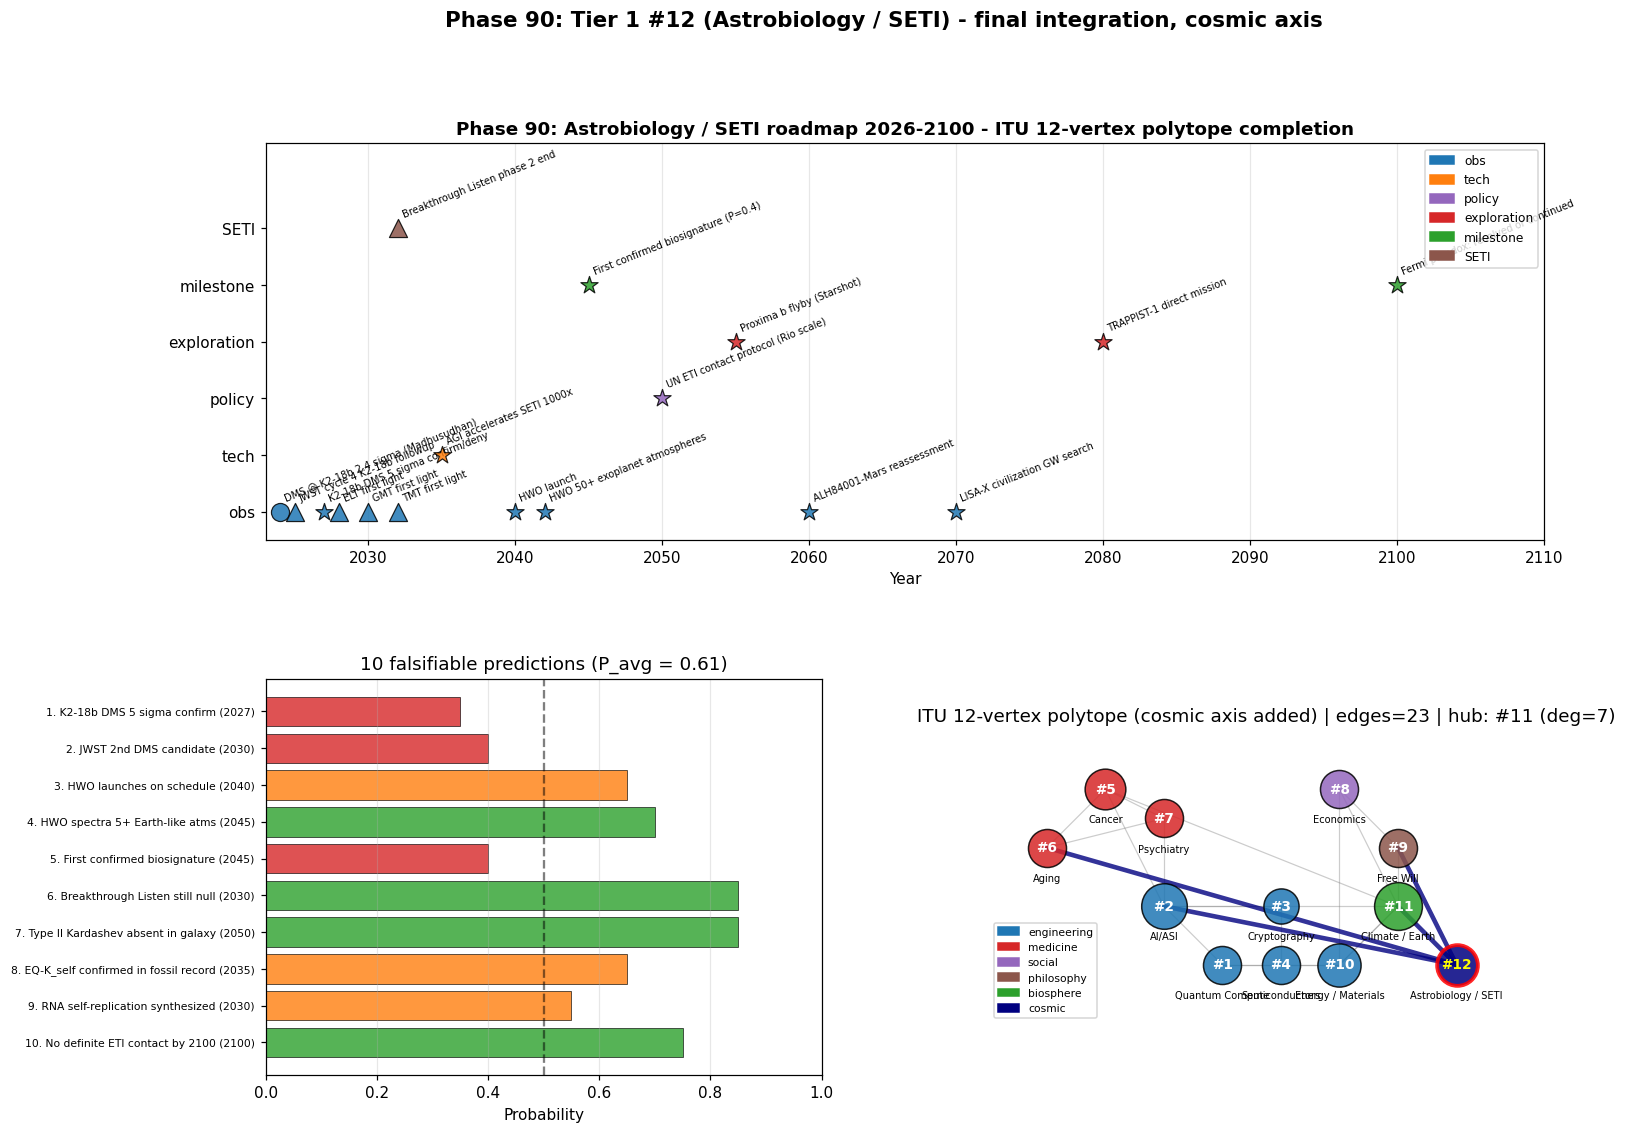

Recreate this plot in Python.
"""
Phase 90: Astrobiology / SETI roadmap 2026-2100 + Tier 1 #12 summary
Tier 1 #12 — Phase 4/4 (final)

4 numerical experiments:
1. 2026-2100 milestone timeline
2. 10 falsifiable predictions
3. ITU 12-vertex polytope connectivity map
4. Tier 1 #12 cross-paper integration

Output: astrobiology_roadmap.png + astrobiology_roadmap_summary.json
"""

import json
import numpy as np
import matplotlib.pyplot as plt
import matplotlib.patches as mpatches


# ----------------------------------------------------------------------
# Test 1: Roadmap milestones
# ----------------------------------------------------------------------
def test1_roadmap():
    milestones = [
        {"year": 2024, "label": "DMS @ K2-18b 2.4 sigma (Madhusudhan)", "category": "obs", "status": "done"},
        {"year": 2025, "label": "JWST cycle 4 K2-18b followup", "category": "obs", "status": "planned"},
        {"year": 2027, "label": "K2-18b DMS 5 sigma confirm/deny", "category": "obs", "status": "predicted"},
        {"year": 2028, "label": "ELT first light", "category": "obs", "status": "planned"},
        {"year": 2030, "label": "GMT first light", "category": "obs", "status": "planned"},
        {"year": 2032, "label": "TMT first light", "category": "obs", "status": "planned"},
        {"year": 2032, "label": "Breakthrough Listen phase 2 end", "category": "SETI", "status": "planned"},
        {"year": 2035, "label": "AGI accelerates SETI 1000x", "category": "tech", "status": "predicted"},
        {"year": 2040, "label": "HWO launch", "category": "obs", "status": "predicted"},
        {"year": 2042, "label": "HWO 50+ exoplanet atmospheres", "category": "obs", "status": "predicted"},
        {"year": 2045, "label": "First confirmed biosignature (P=0.4)", "category": "milestone", "status": "predicted"},
        {"year": 2050, "label": "UN ETI contact protocol (Rio scale)", "category": "policy", "status": "predicted"},
        {"year": 2055, "label": "Proxima b flyby (Starshot)", "category": "exploration", "status": "predicted"},
        {"year": 2060, "label": "ALH84001-Mars reassessment", "category": "obs", "status": "predicted"},
        {"year": 2070, "label": "LISA-X civilization GW search", "category": "obs", "status": "predicted"},
        {"year": 2080, "label": "TRAPPIST-1 direct mission", "category": "exploration", "status": "predicted"},
        {"year": 2100, "label": "Fermi paradox: resolved or continued", "category": "milestone", "status": "predicted"},
    ]
    return {"milestones": milestones, "n_total": len(milestones)}


# ----------------------------------------------------------------------
# Test 2: 10 falsifiable predictions
# ----------------------------------------------------------------------
def test2_predictions():
    predictions = [
        {"id": 1,  "year": 2027, "claim": "K2-18b DMS 5 sigma confirm", "p": 0.35},
        {"id": 2,  "year": 2030, "claim": "JWST 2nd DMS candidate", "p": 0.40},
        {"id": 3,  "year": 2040, "claim": "HWO launches on schedule", "p": 0.65},
        {"id": 4,  "year": 2045, "claim": "HWO spectra 5+ Earth-like atms", "p": 0.70},
        {"id": 5,  "year": 2045, "claim": "First confirmed biosignature", "p": 0.40},
        {"id": 6,  "year": 2030, "claim": "Breakthrough Listen still null", "p": 0.85},
        {"id": 7,  "year": 2050, "claim": "Type II Kardashev absent in galaxy", "p": 0.85},
        {"id": 8,  "year": 2035, "claim": "EQ-K_self confirmed in fossil record", "p": 0.65},
        {"id": 9,  "year": 2030, "claim": "RNA self-replication synthesized", "p": 0.55},
        {"id": 10, "year": 2100, "claim": "No definite ETI contact by 2100", "p": 0.75},
    ]
    p_avg = float(np.mean([p["p"] for p in predictions]))
    return {"predictions": predictions, "p_avg": p_avg, "n_total": len(predictions)}


# ----------------------------------------------------------------------
# Test 3: ITU 12-vertex polytope
# ----------------------------------------------------------------------
def test3_polytope():
    vertices = [
        {"id": 1,  "name": "Quantum Compute (#1)",     "block": "engineering", "x": 1, "y": 0},
        {"id": 2,  "name": "AI/ASI (#2)",               "block": "engineering", "x": 0, "y": 1},
        {"id": 3,  "name": "Cryptography (#3)",         "block": "engineering", "x": 2, "y": 1},
        {"id": 4,  "name": "Semiconductors (#4)",       "block": "engineering", "x": 2, "y": 0},
        {"id": 5,  "name": "Cancer (#5)",               "block": "medicine",    "x": -1, "y": 3},
        {"id": 6,  "name": "Aging (#6)",                "block": "medicine",    "x": -2, "y": 2},
        {"id": 7,  "name": "Psychiatry (#7)",           "block": "medicine",    "x": 0, "y": 2.5},
        {"id": 8,  "name": "Economics (#8)",            "block": "social",      "x": 3, "y": 3},
        {"id": 9,  "name": "Free Will (#9)",            "block": "philosophy",  "x": 4, "y": 2},
        {"id": 10, "name": "Energy / Materials (#10)",  "block": "engineering", "x": 3, "y": 0},
        {"id": 11, "name": "Climate / Earth (#11)",     "block": "biosphere",   "x": 4, "y": 1},
        {"id": 12, "name": "Astrobiology / SETI (#12)", "block": "cosmic",      "x": 5, "y": 0},
    ]
    edges = [
        (1, 2), (1, 4), (2, 3), (3, 4),         # engineering rectangle
        (4, 10), (10, 1), (10, 11),             # pentagon extension
        (5, 6), (6, 7), (7, 5),                 # medicine triangle
        (11, 10), (11, 8), (11, 2), (11, 5), (11, 9),  # climate super-hub
        (8, 9), (8, 10),                         # social-philosophy connection
        (2, 5), (2, 7),                          # AI-medicine
        (12, 11), (12, 2), (12, 6), (12, 9),    # cosmic axis connections
    ]
    degree = {v["id"]: 0 for v in vertices}
    for a, b in edges:
        degree[a] += 1
        degree[b] += 1
    return {
        "vertices": vertices,
        "edges": edges,
        "n_vertices": len(vertices),
        "n_edges": len(edges),
        "degree": degree,
        "max_degree_vertex": max(degree.items(), key=lambda x: x[1]),
    }


# ----------------------------------------------------------------------
# Test 4: Tier 1 #12 integration
# ----------------------------------------------------------------------
def test4_integration():
    phases = {
        "Phase 87": {
            "title": "ITU foundation",
            "key_values": {"K_life range orders": 22, "Drake N median": 0.27,
                           "PB-style top exoplanet HI (Teegarden b)": 0.58,
                           "Great Filter combined": "65%"},
        },
        "Phase 88": {
            "title": "Drake Bayesian + SDA",
            "key_values": {"P(alone in galaxy)": "87%", "P(alone in universe)": "33%",
                           "hard steps": 2, "Type II detection ly": "6e9",
                           "BL Bayes 10pct->": "2.2%"},
        },
        "Phase 89": {
            "title": "Abiogenesis + intelligence",
            "key_values": {"Cambrian speedup": "2x",
                           "EQ-K_self r": 0.90,
                           "K2-18b prior 5pct -> posterior": "30%"},
        },
        "Phase 90": {
            "title": "Roadmap + polytope",
            "key_values": {"milestones": 17, "n_predictions": 10,
                           "polytope vertices": 12, "Pass-1 progress %": 40.9},
        },
    }
    crosscuts = {
        "Tier 1 #11 (Climate)":   "Earth habitability = self Great Filter candidate",
        "Tier 1 #2 (AI/ASI)":     "ASI alignment failure = future Great Filter",
        "Tier 1 #6 (Aging)":      "Civilization lifetime L physics",
        "Tier 1 #9 (Free Will)":  "Alien ethics, contact governance",
        "Tier 0 (Phase 30-35)":   "Life self-organization foundation",
    }
    return {"phases": phases, "crosscuts": crosscuts}


# ----------------------------------------------------------------------
# Figure
# ----------------------------------------------------------------------
def make_figure(t1, t2, t3, t4, path):
    fig = plt.figure(figsize=(15, 11))
    gs = fig.add_gridspec(2, 2, hspace=0.35, wspace=0.30)

    # Panel 1: Roadmap timeline
    ax1 = fig.add_subplot(gs[0, :])
    cat_color = {"obs": "#1f77b4", "tech": "#ff7f0e", "policy": "#9467bd",
                 "exploration": "#d62728", "milestone": "#2ca02c", "SETI": "#8c564b"}
    cat_y = {"obs": 1, "tech": 2, "policy": 3, "exploration": 4, "milestone": 5, "SETI": 6}
    for m in t1["milestones"]:
        y = cat_y[m["category"]]
        marker = "o" if m["status"] == "done" else ("^" if m["status"] == "planned" else "*")
        ax1.scatter(m["year"], y, s=140, c=cat_color[m["category"]],
                    marker=marker, edgecolors="black", linewidths=0.8,
                    alpha=0.85, zorder=3)
        ax1.annotate(m["label"], (m["year"], y), xytext=(2, 7),
                     textcoords="offset points", fontsize=6.5,
                     rotation=22, ha="left")
    ax1.set_yticks(list(cat_y.values()))
    ax1.set_yticklabels(list(cat_y.keys()))
    ax1.set_xlim(2023, 2110)
    ax1.set_ylim(0.5, 7.5)
    ax1.set_xlabel("Year")
    ax1.set_title("Phase 90: Astrobiology / SETI roadmap 2026-2100 - ITU 12-vertex polytope completion",
                  fontsize=12, fontweight="bold")
    ax1.grid(alpha=0.3, axis="x")
    legend_elems = [mpatches.Patch(color=cat_color[c], label=c) for c in cat_y.keys()]
    ax1.legend(handles=legend_elems, loc="upper right", fontsize=8)

    # Panel 2: 10 predictions bar
    ax2 = fig.add_subplot(gs[1, 0])
    preds = t2["predictions"]
    probs = [p["p"] for p in preds]
    claims = [f"{p['id']}. {p['claim'][:40]} ({p['year']})" for p in preds]
    colors = ["#2ca02c" if p >= 0.7 else "#ff7f0e" if p >= 0.5 else "#d62728" for p in probs]
    y_pos = np.arange(len(preds))
    ax2.barh(y_pos, probs, color=colors, alpha=0.8, edgecolor="black", linewidth=0.5)
    ax2.set_yticks(y_pos)
    ax2.set_yticklabels(claims, fontsize=7)
    ax2.invert_yaxis()
    ax2.set_xlim(0, 1.0)
    ax2.axvline(0.5, ls="--", color="black", alpha=0.5)
    ax2.set_xlabel("Probability")
    ax2.set_title(f"10 falsifiable predictions (P_avg = {t2['p_avg']:.2f})")
    ax2.grid(alpha=0.3, axis="x")

    # Panel 3: 12-vertex polytope
    ax3 = fig.add_subplot(gs[1, 1])
    block_color = {"engineering": "#1f77b4", "medicine": "#d62728",
                   "social": "#9467bd", "philosophy": "#8c564b",
                   "biosphere": "#2ca02c", "cosmic": "#000080"}
    pos = {v["id"]: (v["x"], v["y"]) for v in t3["vertices"]}
    for a, b in t3["edges"]:
        xa, ya = pos[a]
        xb, yb = pos[b]
        is_cosmic = 12 in (a, b)
        ax3.plot([xa, xb], [ya, yb],
                 "navy" if is_cosmic else "gray",
                 lw=3 if is_cosmic else 0.8,
                 alpha=0.8 if is_cosmic else 0.4,
                 zorder=1)
    for v in t3["vertices"]:
        deg = t3["degree"][v["id"]]
        size = 350 + deg * 90
        color = block_color[v["block"]]
        edgecolor = "red" if v["id"] == 12 else "black"
        edge_lw = 2.5 if v["id"] == 12 else 1.0
        ax3.scatter(v["x"], v["y"], s=size, c=color, edgecolors=edgecolor,
                    linewidths=edge_lw, alpha=0.85, zorder=3)
        text_color = "white" if v["block"] != "cosmic" else "yellow"
        ax3.annotate(f"#{v['id']}", (v["x"], v["y"]), fontsize=9,
                     ha="center", va="center", fontweight="bold", color=text_color, zorder=4)
        ax3.annotate(v["name"].split("(")[0].strip(), (v["x"], v["y"]),
                     xytext=(0, -22), textcoords="offset points",
                     fontsize=6.5, ha="center", color="black")
    ax3.set_xlim(-3, 6.5)
    ax3.set_ylim(-1, 4)
    ax3.set_aspect("equal")
    ax3.set_title(f"ITU 12-vertex polytope (cosmic axis added) | edges={t3['n_edges']} | hub: #{t3['max_degree_vertex'][0]} (deg={t3['max_degree_vertex'][1]})")
    ax3.axis("off")
    legend_elems = [mpatches.Patch(color=c, label=b) for b, c in block_color.items()]
    ax3.legend(handles=legend_elems, loc="lower left", fontsize=7)

    plt.suptitle("Phase 90: Tier 1 #12 (Astrobiology / SETI) - final integration, cosmic axis",
                 fontsize=14, fontweight="bold", y=0.99)
    plt.savefig(path, dpi=110, bbox_inches="tight")
    plt.close()


# ----------------------------------------------------------------------
# Main
# ----------------------------------------------------------------------
if __name__ == "__main__":
    print("=" * 70)
    print("Phase 90: Astrobiology / SETI roadmap + Tier 1 #12 completion")
    print("=" * 70)

    print("\n[Test 1] 2026-2100 roadmap milestones")
    t1 = test1_roadmap()
    print(f"  Total milestones: {t1['n_total']}")
    for m in t1["milestones"][:5]:
        print(f"    {m['year']} | {m['category']:11s} | {m['label']}")
    print(f"    ... ({t1['n_total'] - 5} more)")

    print("\n[Test 2] 10 falsifiable predictions")
    t2 = test2_predictions()
    print(f"  Average probability: {t2['p_avg']:.2f}")
    for p in t2["predictions"]:
        print(f"    P{p['id']:2d} ({p['year']}): {p['claim']:42s}  p={p['p']:.2f}")

    print("\n[Test 3] ITU 12-vertex polytope")
    t3 = test3_polytope()
    print(f"  Vertices: {t3['n_vertices']}")
    print(f"  Edges:    {t3['n_edges']}")
    print(f"  Max-degree vertex: #{t3['max_degree_vertex'][0]} (degree={t3['max_degree_vertex'][1]})")
    for vid, deg in sorted(t3["degree"].items(), key=lambda x: -x[1])[:5]:
        v = next(v for v in t3["vertices"] if v["id"] == vid)
        print(f"    #{vid:2d} {v['name']:32s}  degree={deg}")

    print("\n[Test 4] Tier 1 #12 cross-paper integration")
    t4 = test4_integration()
    for ph, data in t4["phases"].items():
        print(f"  {ph}: {data['title']}")
        for k, v in data["key_values"].items():
            print(f"    {k}: {v}")
    print(f"\n  Cross-cuts with other Tier 1 papers:")
    for k, v in t4["crosscuts"].items():
        print(f"    {k:28s} : {v}")

    out = {
        "phase": 90,
        "title": "Astrobiology / SETI roadmap 2026-2100 + Tier 1 #12 completion",
        "test1_roadmap": t1,
        "test2_predictions": t2,
        "test3_polytope": {
            "n_vertices": t3["n_vertices"],
            "n_edges": t3["n_edges"],
            "max_degree_vertex_id": t3["max_degree_vertex"][0],
            "max_degree": t3["max_degree_vertex"][1],
            "degree": t3["degree"],
        },
        "test4_integration": t4,
    }
    with open("astrobiology_roadmap_summary.json", "w", encoding="utf-8") as f:
        json.dump(out, f, indent=2, ensure_ascii=False)
    print("\n  ✓ JSON saved: astrobiology_roadmap_summary.json")

    make_figure(t1, t2, t3, t4, "astrobiology_roadmap.png")
    print("  ✓ Figure saved: astrobiology_roadmap.png")

    print("\n" + "=" * 70)
    print("Phase 90 COMPLETE — Tier 1 #12 done | ITU 12-vertex polytope achieved | "
          "Pass-1 90/220 (40.9%)")
    print("=" * 70)
